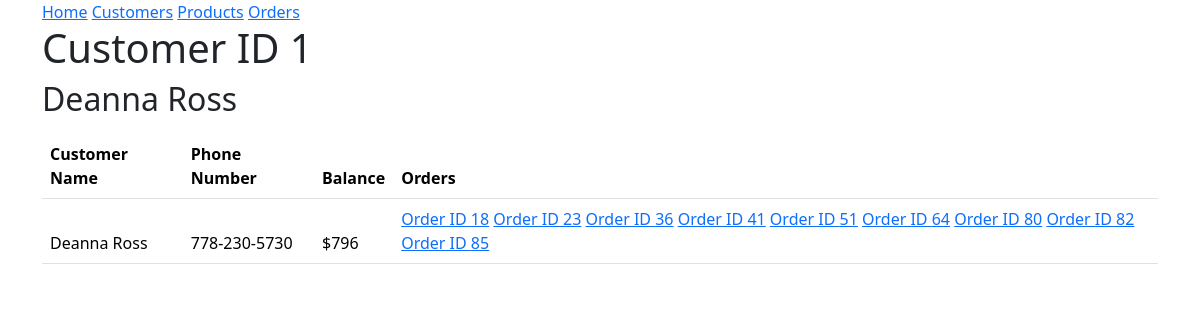
/customer/1, run on an earlier commit of the app's database.
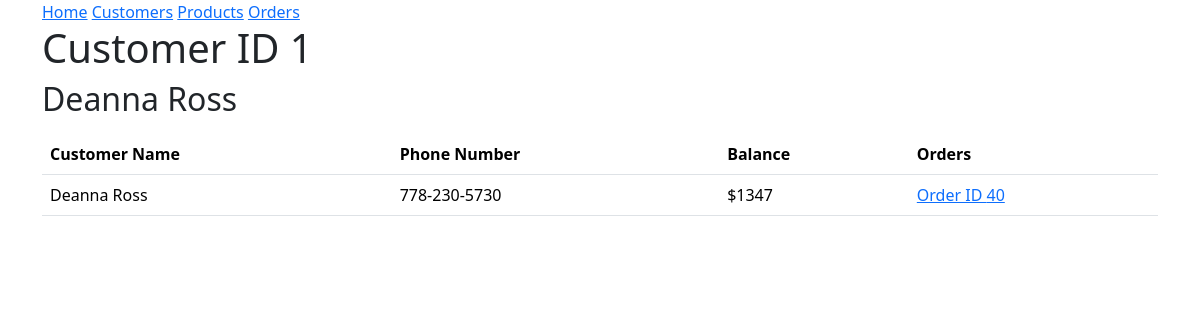
And on a later commit of the database.
### models.py (models this page shows, shortened)
class Customer(db.Model):
 id = mapped_column(Integer, primary_key=True)
 name = mapped_column(String(200), nullable=False, unique=True)
 phone = mapped_column(String(20), nullable=False)
 balance = mapped_column(Numeric, nullable=False, default=0.0)
 orders = relationship("Order")

class Order(db.Model):
    id = mapped_column(Integer, primary_key=True)
    customer_id = mapped_column(Integer, ForeignKey(Customer.id), nullable=False)
    total = mapped_column(Float(200))
    created = mapped_column(DateTime,nullable=False,default=func.now())
    processed = mapped_column(DateTime, nullable=True)
    customer = relationship("Customer", back_populates="orders")
    products = relationship("ProductOrder", back_populates="order", cascade="all, delete-orphan")

### main.py (the view)
@app.route("/customer/<int:id>")
def detailed_customer(id):
    records = db.session.execute(db.select(Customer).where(Customer.id == id))
    customers = []
    for i in records.scalars():
        u = {
            "id": i.id,
            "name": i.name,
            "phone": i.phone,
            'balance': int(i.balance),
            'orders': i.orders
            }
        customers.append(u)
    return render_template('detailed.html',customer=customers[0]['name'], id = id, customers=customers)

### templates/detailed.html (shortened to what this page needs)
{% extends "base.html" %}
{% block content %}
<h1>Customer ID {{ id }}</h1>
<h2>{{ customer }}</h2>
<table class="table">
    <thead class="thead-dark">
    <th>Customer Name</th>
    <th>Phone Number</th>
    <th>Balance</th>
    <th>Orders</th>
{% for customer in customers %}
<p>
    <tr>
    <td>{{ customer.name }}</td>
    <td>{{ customer.phone }}</td>
    <td>${{ customer.balance }}</td>
    <td>
        {% for order in customer.orders %}
        <a href="{{ url_for('order', id=order.id) }}">Order ID {{ order.id }}</a>
        {% endfor %}
    </td>
    </tr>
</p>
{% endfor %}
</table>
{% endblock %}

### templates/base.html (shortened to what this page needs)
<!doctype html>
<html lang="en">
    <head>
        <link rel="stylesheet" href="{{ url_for('static', filename='style.css') }}">
        <link href="https://cdn.jsdelivr.net/npm/bootstrap@5.3.3/dist/css/bootstrap.min.css" rel="stylesheet">
    </head>
    <body>
        <div class="container">
        <nav>
            <a href="{{ url_for('homepage') }}">Home</a>
            <a href="{{ url_for('customer_list') }}">Customers</a>
            <a href="{{ url_for('product_list') }}">Products</a>
            <a href="{{ url_for('orders_list') }}">Orders</a>
        </nav>
        {% block content %}
        {% endblock %}
        </div>
    </body>
</html>

What changed in the data, as far as the page shows it:
removed Order: id "41"
removed Order: id "51"
removed Order: id "64"
removed Order: id "80"
removed Order: id "82"
removed Order: id "85"
changed Customer "Deanna Ross": loses Order (id "18"); loses Order (id "23"); loses Order (id "36"); gains Order (id "40"); balance "796" → "1347"
